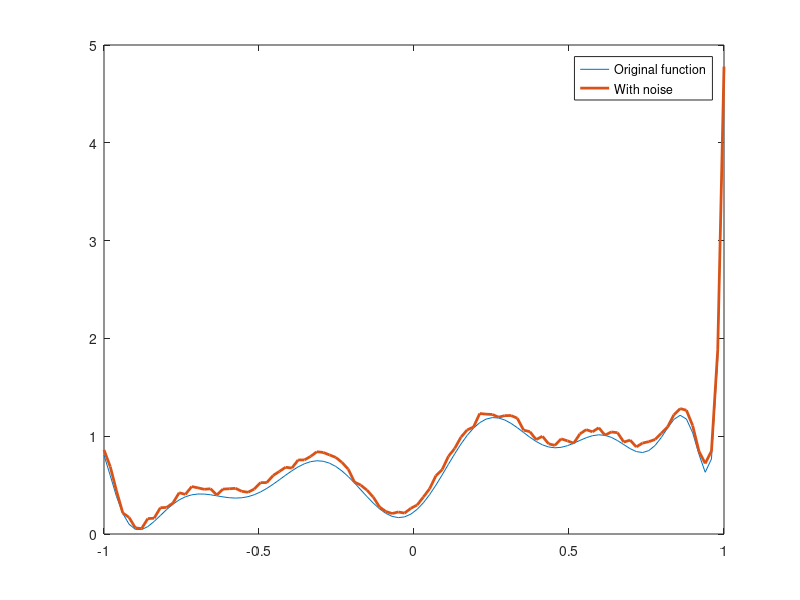
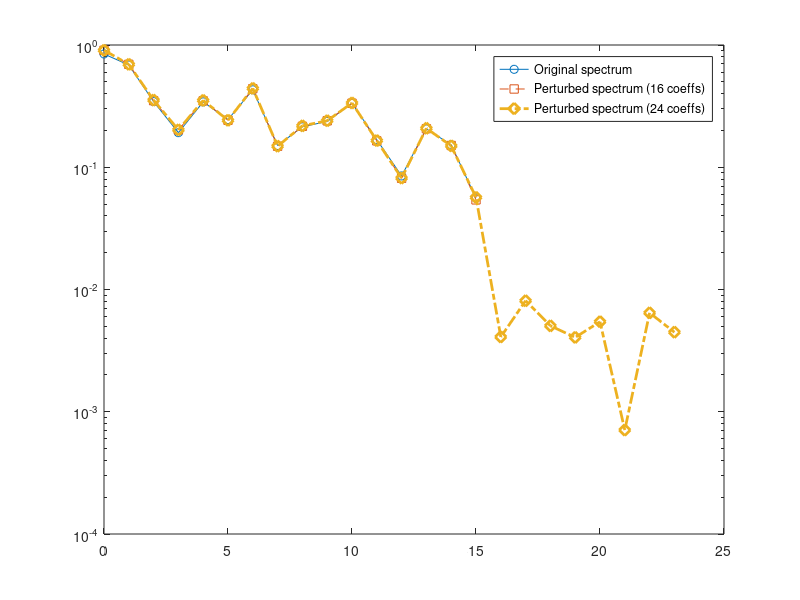

Write MATLAB code to recreate these figures, in order.
close all;
% Chebyshev coefficients to Chebyshev values
NCheb = 16;
th_Cheb =fliplr(2.0*(0:NCheb-1)'+1)*pi/(2*NCheb);
sCheb = cos(th_Cheb);
CoeffsToValsCheb = cos(th_Cheb.*(0:NCheb-1));
% Chebyshev coefficients to uniform values
Nuni = 100;
sUni = (1:-2/(Nuni-1):-1)';
CoeffstoValsUniform = cos(acos(sUni).* (0:NCheb-1));
% Matrix from Cheb values to uniform values
ChebtoUniform = CoeffstoValsUniform*CoeffsToValsCheb^-1;
% Check
% y = sCheb.^5-sCheb.^10+sCheb;
% max(abs(ChebtoUniform*y-(sUni.^5-sUni.^10+sUni)));
% Take 16 randomly decaying Chebyshev coefficients
rng(0);
chat = rand(NCheb,1).*exp(-0.1*(0:NCheb-1)');
univals = CoeffstoValsUniform*chat; % values on uniform grid
% Use backslash to get coefficients
chat2=CoeffstoValsUniform \ univals;
max(abs(chat-chat2))
% Try to get 24 coefficients
CoeffstoValsUniform24 = cos(acos(sUni).* (0:24-1));
chat24 = CoeffstoValsUniform24 \ univals;
max(abs(chat-chat24(1:NCheb))) % answer is the same!
% Now add some random noise on the uniform grid
univalsPerturbed = univals+rand(Nuni,1)*0.1;
plot(sUni,univals,sUni,univalsPerturbed,'LineWidth',2.0)
legend('Original function','With noise')
% Try to get 16 coefficients
chatpert=CoeffstoValsUniform \ univalsPerturbed;
% Try to get 24 coefficients
chatpert24 = CoeffstoValsUniform24 \ univalsPerturbed;
% Plot the spectrum
figure;
semilogy(0:NCheb-1,abs(chat),'-o',0:NCheb-1,abs(chatpert),'--s',0:24-1,abs(chatpert24),'-.d',...
    'LineWidth',2.0,'MarkerSize',8)
legend('Original spectrum','Perturbed spectrum (16 coeffs)','Perturbed spectrum (24 coeffs)')

% Alternative way with polyfit (equivalent to the above)
% p = polyfit(sUni,univalsPerturbed,NCheb-1);
% ChebVals_polyfit = polyval(p,sCheb);
% ChebCoeffs_polyfit = CoeffsToValsCheb \ ChebVals_polyfit;
% max(abs(ChebCoeffs_polyfit-chat))

% Compute coefficients by integration (equally spaced in theta)
% Weights for trapezoidal rule
thetasUni = acos(sUni);
dtheta = thetasUni(2:end)-thetasUni(1:end-1);
wtsTheta = [dtheta(1)/2; (dtheta(1:end-1)+dtheta(2:end))/2; dtheta(end)/2];
% Integrals are function values * wts * matrix of Chebyshev values
ChebInts = CoeffstoValsUniform'*(univals.*wtsTheta);
% Normalize by Chebyshev integrals 
CoeffsFromInt = ChebInts./[pi; pi/2*ones(NCheb-1,1)];
% These are the non perturbed ones
% You need LOTS of points to get the same accuracy because this is a
% second-order scheme
% Perturbed ones
ChebIntsPert = CoeffstoValsUniform'*(univalsPerturbed.*wtsTheta);
CoeffsPertFromInt = ChebIntsPert./[pi; pi/2*ones(NCheb-1,1)];